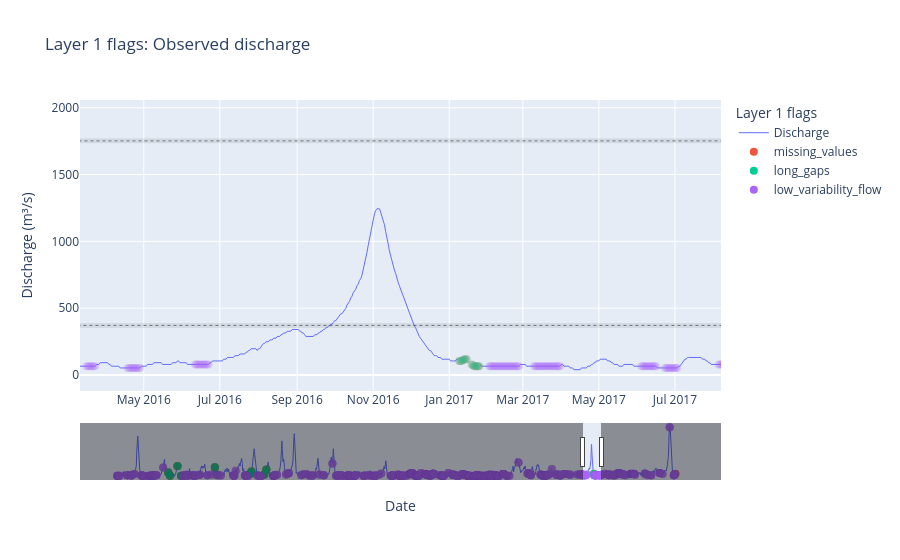

Write notebook code for a chart like this one.
### Code cell
plot_layer1_flags(
    obs,
    obs_layer1,
    "Layer 1 flags: Observed discharge"
)

### Figure 1 — Plotly figure (JSON) as saved in the notebook; plotly's stock layout.template omitted (floating-point values rounded to 4 significant figures; data arrays with more than 128 entries replaced by an {"elided": "..."} marker saying what was removed)
{"data": [{"hovertemplate": "Date: %{x}<br>Q: %{y:.4f}<extra></extra>", "line": {"width": 1}, "mode": "lines", "name": "Discharge", "selectedpoints": [], "type": "scatter", "x": {"elided": "16063 str values"}, "y": {"elided": "16063 float values"}}, {"customdata": {"elided": "595x2 mixed values"}, "hovertemplate": "Date: %{x}<br>Q: %{y:.4f}<br>Message: %{customdata[0]}<br>Threshold: %{customdata[1]}<extra></extra>", "marker": {"size": 8}, "mode": "markers", "name": "missing_values", "selectedpoints": [], "type": "scatter", "x": {"elided": "595 str values"}, "y": {"elided": "595 float values"}}, {"customdata": {"elided": "351x2 mixed values"}, "hovertemplate": "Date: %{x}<br>Q: %{y:.4f}<br>Message: %{customdata[0]}<br>Threshold: %{customdata[1]}<extra></extra>", "marker": {"size": 8}, "mode": "markers", "name": "long_gaps", "selectedpoints": [], "type": "scatter", "x": {"elided": "351 str values"}, "y": {"elided": "351 float values"}}, {"customdata": {"elided": "2847x2 str values"}, "hovertemplate": "Date: %{x}<br>Q: %{y:.4f}<br>Message: %{customdata[0]}<br>Threshold: %{customdata[1]}<extra></extra>", "marker": {"size": 8}, "mode": "markers", "name": "low_variability_flow", "selectedpoints": [], "type": "scatter", "x": {"elided": "2847 str values"}, "y": {"elided": "2847 float values"}}], "layout": {"autosize": true, "dragmode": "select", "hovermode": "closest", "legend": {"title": {"text": "Layer 1 flags"}}, "selections": [{"line": {"dash": "dot", "width": 1}, "type": "rect", "x0": "2015-01-11 04:00:32.1249", "x1": "2025-06-29 09:27:00.3012", "xref": "x", "y0": 1752.0, "y1": 370.7, "yref": "y"}], "title": {"text": "Layer 1 flags: Observed discharge"}, "xaxis": {"autorange": false, "range": ["2016-03-10 20:36:48.5889", "2017-08-06 23:01:46.4139"], "rangeslider": {"autorange": true, "range": ["1977-05-01 05:02:22.5544", "2026-10-11 18:57:37.4456"], "visible": true, "yaxis": {"_template": null, "rangemode": "match"}}, "title": {"text": "Date"}, "type": "date"}, "yaxis": {"autorange": true, "range": [-115.5, 2053.0], "title": {"text": "Discharge (m³/s)"}, "type": "linear"}}}
